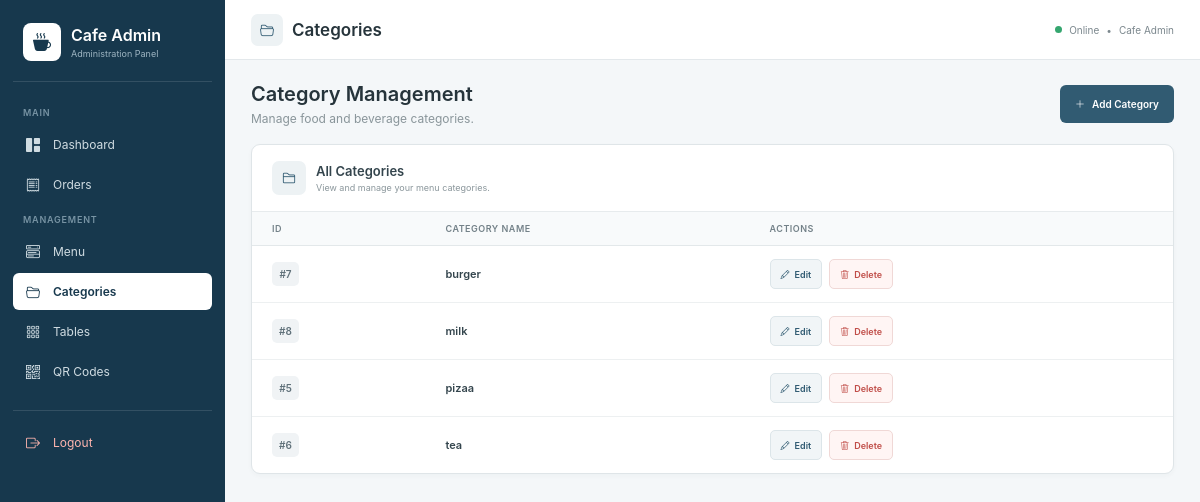
Page /admin-categories/ on the committed database.
### cafeapp/models.py (models this page shows, shortened)
class Category(models.Model):
    name = models.CharField(max_length=100)

### cafeapp/views.py (the view)
def admin_categories(request):
    from .models import Category
    categories = Category.objects.all().order_by("name")
    return render(
        request,
        "cafeapp/admin_categories.html",
        {
            "categories": categories,
        }
    )

### templates/cafeapp/admin_categories.html (shortened to what this page needs)
<!DOCTYPE html>
<html lang="en">
<head>
    <link
        href="https://cdn.jsdelivr.net/npm/bootstrap-icons@1.11.3/font/bootstrap-icons.min.css"
        rel="stylesheet"
    >
</head>
<body>
<aside class="sidebar">
    <div class="brand">
        <div class="brand-content">
            <div class="brand-icon">
                <i class="bi bi-cup-hot-fill"></i>
            </div>
            <div class="brand-text">
                <h1>
                    Cafe Admin
                </h1>
                <p>
                    Administration Panel
                </p>
            </div>
        </div>
    </div>
    <div class="nav-title">
        Main
    </div>
    <a
        href="{% url 'admin_dashboard' %}"
        class="nav-link"
    >
        <span class="nav-icon">
            <i class="bi bi-grid-1x2-fill"></i>
        </span>
        Dashboard
    </a>
    <a
        href="{% url 'admin_orders' %}"
        class="nav-link"
    >
        <span class="nav-icon">
            <i class="bi bi-receipt"></i>
        </span>
        Orders
    </a>
    <div class="nav-title">
        Management
    </div>
    <a
        href="{% url 'admin_menu' %}"
        class="nav-link"
    >
        <span class="nav-icon">
            <i class="bi bi-menu-button-wide"></i>
        </span>
        Menu
    </a>
    <a
        href="{% url 'admin_categories' %}"
        class="nav-link active"
    >
        <span class="nav-icon">
            <i class="bi bi-folder2-open"></i>
        </span>
        Categories
    </a>
    <a
        href="{% url 'admin_tables' %}"
        class="nav-link"
    >
        <span class="nav-icon">
            <i class="bi bi-grid-3x3-gap"></i>
        </span>
        Tables
    </a>
    <a
        href="{% url 'admin_qr_codes' %}"
        class="nav-link"
    >
        <span class="nav-icon">
            <i class="bi bi-qr-code"></i>
        </span>
        QR Codes
    </a>
    <div class="logout">
        <a
            href="{% url 'admin_logout' %}"
            class="nav-link"
        >
            <span class="nav-icon">
                <i class="bi bi-box-arrow-right"></i>
            </span>
            Logout
        </a>
    </div>
</aside>
<main class="main">
    <header class="top-header">
        <div class="header-title">
            <div class="header-icon">
                <i class="bi bi-folder2-open"></i>
            </div>
            <h2>
                Categories
            </h2>
        </div>
        <div class="header-right">
            <span class="online-dot"></span>
            Online
            <span>
                •
            </span>
            Cafe Admin
        </div>
    </header>
    <div class="page-container">
        <div class="page-top">
            <div class="page-intro">
                <h3>
                    Category Management
                </h3>
                <p>
                    Manage food and beverage categories.
                </p>
            </div>
            <a
                href="{% url 'admin_add_category' %}"
                class="add-btn"
            >
                <i class="bi bi-plus-lg"></i>
                Add Category
            </a>
        </div>
        <section class="table-card">
            <div class="table-header">
                <div class="table-heading">
                    <div class="table-heading-icon">
                        <i class="bi bi-folder2"></i>
                    </div>
                    <div>
                        <h4>
                            All Categories
                        </h4>
                        <p>
                            View and manage your menu categories.
                        </p>
                    </div>
                </div>
            </div>
            {% if categories %}
                <div class="table-wrapper">
                    <table>
                        <thead>
                            <tr>
                                <th>
                                    ID
                                </th>
                                <th>
                                    Category Name
                                </th>
                                <th>
                                    Actions
                                </th>
                            </tr>
                        </thead>
                        <tbody>
                            {% for category in categories %}
                                <tr>
                                    <td>
                                        <span class="id-badge">
                                            #{{ category.id }}
                                        </span>
                                    </td>
                                    <td>
                                        <span class="category-name">
                                            {{ category.name }}
                                        </span>
                                    </td>
                                    <td>
                                        <div class="actions">
                                            <a
                                                href="{% url 'admin_edit_category' category.id %}"
                                                class="action-btn edit-btn"
                                            >
                                                <i class="bi bi-pencil"></i>
                                                Edit
                                            </a>
                                            <a
                                                href="{% url 'admin_delete_category' category.id %}"
                                                class="action-btn delete-btn"
                                            >
                                                <i class="bi bi-trash3"></i>
                                                Delete
                                            </a>
                                        </div>
                                    </td>
                                </tr>
                            {% endfor %}
                        </tbody>
                    </table>
                </div>
            {% endif %}
        </section>
    </div>
</main>
</body>
</html>

### rows in the picture
Category: id "7", name "burger"
Category: id "8", name "milk"
Category: id "5", name "pizaa"
Category: id "6", name "tea"
